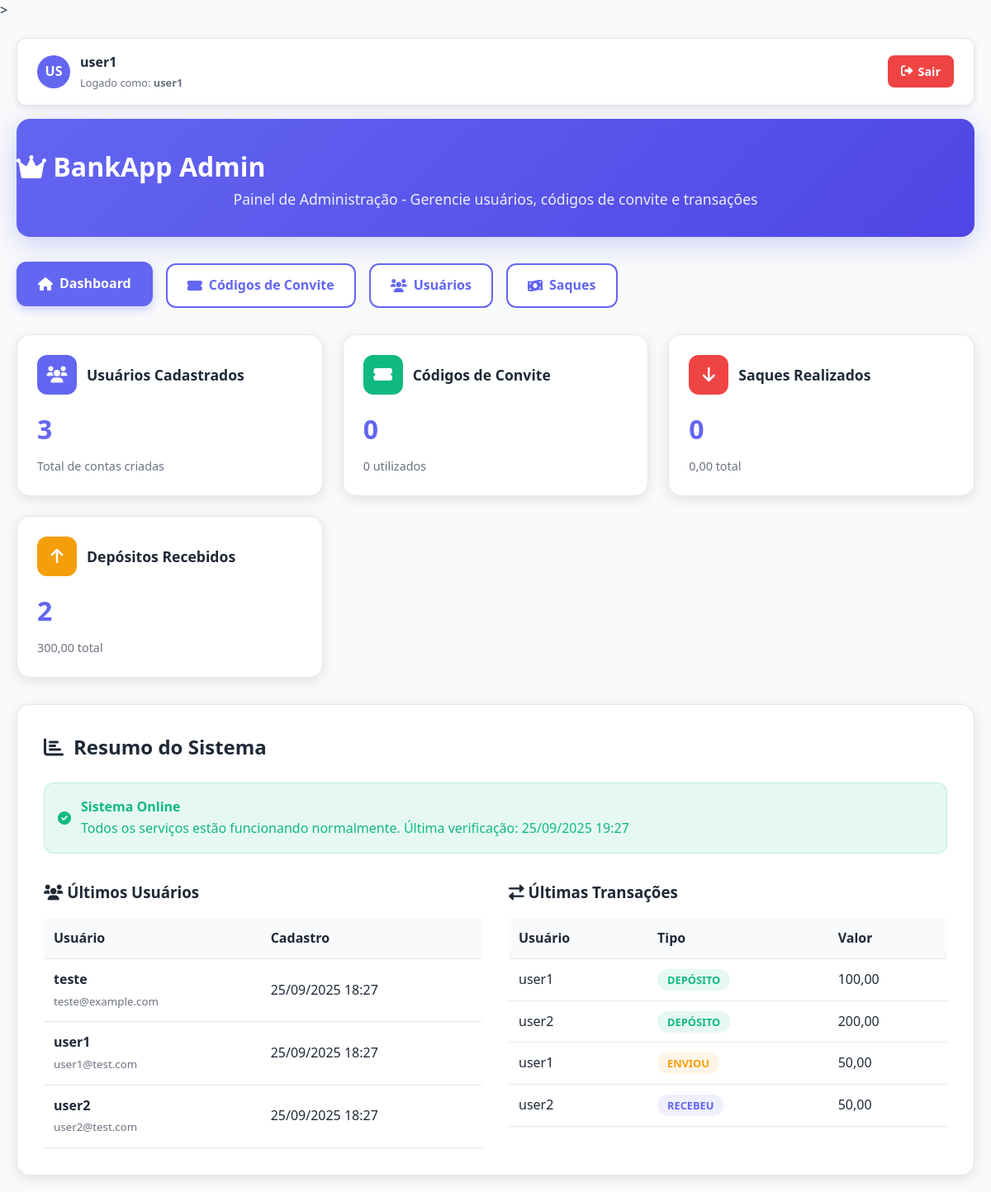
/admin/index.php (signed in), run on the app's committed database.
### tables this page shows
CREATE TABLE `users` (
  `id` varchar(50) NOT NULL,
  `email` varchar(255) NOT NULL UNIQUE,
  `username` varchar(100) NOT NULL,
  `password` varchar(255) NOT NULL,
  `fullName` varchar(255) DEFAULT NULL,
  `cpf_cnpj` varchar(14) DEFAULT NULL,
  `phone` varchar(20) DEFAULT NULL,
  `balance` decimal(10,2) DEFAULT 0.00,
  `asaas_customer_id` varchar(100) DEFAULT NULL,
  `created_at` timestamp DEFAULT CURRENT_TIMESTAMP,
  `updated_at` timestamp DEFAULT CURRENT_TIMESTAMP ON UPDATE CURRENT_TIMESTAMP,
  PRIMARY KEY (`id`),
  UNIQUE KEY `unique_email` (`email`),
  INDEX `idx_asaas_customer_id` (`asaas_customer_id`)
);

CREATE TABLE `transactions` (
  `id` varchar(255) NOT NULL,
  `user_id` varchar(50) NOT NULL,
  `type` enum('deposit','withdraw','transfer_in','transfer_out') NOT NULL,
  `amount` decimal(10,2) NOT NULL,
  `status` varchar(50) NOT NULL,
  `asaas_payment_id` varchar(255) DEFAULT NULL,
  `asaas_transfer_id` varchar(255) DEFAULT NULL,
  `description` text DEFAULT NULL,
  `to_user_email` varchar(255) DEFAULT NULL,
  `from_user_email` varchar(255) DEFAULT NULL,
  `created_at` timestamp DEFAULT CURRENT_TIMESTAMP,
  `updated_at` timestamp DEFAULT CURRENT_TIMESTAMP ON UPDATE CURRENT_TIMESTAMP,
  PRIMARY KEY (`id`),
  FOREIGN KEY (`user_id`) REFERENCES `users`(`id`) ON DELETE CASCADE,
  INDEX `idx_user_id` (`user_id`),
  INDEX `idx_asaas_payment_id` (`asaas_payment_id`),
  INDEX `idx_asaas_transfer_id` (`asaas_transfer_id`),
  INDEX `idx_type` (`type`),
  INDEX `idx_status` (`status`)
);

### admin/config.php (called while the page is built, shortened)
<?php
$host = 'localhost';
$dbname = 'bankapp';
$username = 'root';
$password = '';
try {
    $pdo = new PDO("mysql:host=$host;dbname=$dbname;charset=utf8mb4", $username, $password);
    $pdo->setAttribute(PDO::ATTR_ERRMODE, PDO::ERRMODE_EXCEPTION);
    $pdo->setAttribute(PDO::ATTR_DEFAULT_FETCH_MODE, PDO::FETCH_ASSOC);
    $pdo->exec("SET NAMES utf8mb4 COLLATE utf8mb4_unicode_ci");
    $pdo->exec("SET CHARACTER SET utf8mb4");
    $pdo->exec("SET SESSION collation_connection = 'utf8mb4_unicode_ci'");
} catch(PDOException $e) {
    die("Connection failed: " . $e->getMessage());
}
function formatDate($date) {
    return date('d/m/Y H:i', strtotime($date));
}
function formatMoney($value) {
    return number_format($value, 2, ',', '.');
}
try {
    $pdo->exec("CREATE TABLE IF NOT EXISTS admin_users (
        id INT AUTO_INCREMENT PRIMARY KEY,
        username VARCHAR(50) UNIQUE NOT NULL COLLATE utf8mb4_unicode_ci,
        password VARCHAR(255) NOT NULL COLLATE utf8mb4_unicode_ci,
        name VARCHAR(100) NOT NULL COLLATE utf8mb4_unicode_ci,
        email VARCHAR(100) UNIQUE NOT NULL COLLATE utf8mb4_unicode_ci,
        created_at TIMESTAMP DEFAULT CURRENT_TIMESTAMP,
        last_login TIMESTAMP NULL
    ) ENGINE=InnoDB DEFAULT CHARSET=utf8mb4 COLLATE=utf8mb4_unicode_ci");
    $stmt = $pdo->prepare("SELECT COUNT(*) as count FROM admin_users WHERE username = 'admin'");
    $stmt->execute();
} catch(PDOException $e) {
}
?>

### admin/index.php (the view, shortened to what this page needs)
<?php
require_once 'config.php';
try {
    $stmt = $pdo->query("SELECT t.*, u.username FROM transactions t JOIN users u ON t.user_id = u.id ORDER BY t.created_at DESC LIMIT 5");
    $recent_transactions = $stmt->fetchAll();
} catch(PDOException $e) {
    $error = "Erro ao carregar estatísticas: " . $e->getMessage();
}
?>
<!DOCTYPE html>
<html lang="pt-BR">
<head>
    <link href="https://cdnjs.cloudflare.com/ajax/libs/font-awesome/6.0.0/css/all.min.css" rel="stylesheet">
</head>
<body>
    <?php
    require_once 'config.php';
    $stats = [];
    $stmt = $pdo->query("SELECT COUNT(*) as total FROM users");
    $stats['users'] = $stmt->fetch()['total'];
    $stmt = $pdo->query("SELECT COUNT(*) as total FROM invite_codes");
    $stats['codes'] = $stmt->fetch()['total'];
    $stmt = $pdo->query("SELECT COUNT(*) as total FROM invite_codes WHERE used_at IS NOT NULL");
    $stats['codes_used'] = $stmt->fetch()['total'];
    $stmt = $pdo->query("SELECT COUNT(*) as total FROM transactions WHERE type = 'withdraw'");
    $stats['withdraws'] = $stmt->fetch()['total'];
    $stmt = $pdo->query("SELECT COUNT(*) as total FROM transactions WHERE type = 'deposit'");
    $stats['deposits'] = $stmt->fetch()['total'];
    $stmt = $pdo->query("SELECT SUM(amount) as total FROM transactions WHERE type = 'withdraw'");
    $stats['withdraw_amount'] = $stmt->fetch()['total'] ?? 0;
    $stmt = $pdo->query("SELECT SUM(amount) as total FROM transactions WHERE type = 'deposit'");
    $stats['deposit_amount'] = $stmt->fetch()['total'] ?? 0;
    ?>
    <div class="container">
        <div class="user-header">
            <div class="user-info">
                <div class="user-avatar">
                    <?= strtoupper(substr($_SESSION['admin_name'], 0, 2)) ?>
                </div>
                <div class="user-details">
                    <h3><?= htmlspecialchars($_SESSION['admin_name']) ?></h3>
                    <p>Logado como: <strong><?= htmlspecialchars($_SESSION['admin_username']) ?></strong></p>
                </div>
            </div>
            <a href="?logout=1" class="logout-btn" onclick="return confirm('Deseja realmente sair?')">
                <i class="fas fa-sign-out-alt"></i>
                Sair
            </a>
        </div>
        <div class="header">
            <h1><i class="fas fa-crown"></i> BankApp Admin</h1>
            <p>Painel de Administração - Gerencie usuários, códigos de convite e transações</p>
        </div>
        <nav class="nav">
            <a href="index.php" class="nav-item active">
                <i class="fas fa-home"></i> Dashboard
            </a>
            <a href="invite-codes.php" class="nav-item">
                <i class="fas fa-ticket-alt"></i> Códigos de Convite
            </a>
            <a href="users.php" class="nav-item">
                <i class="fas fa-users"></i> Usuários
            </a>
            <a href="withdrawals.php" class="nav-item">
                <i class="fas fa-money-bill-wave"></i> Saques
            </a>
        </nav>
        <div class="cards-grid">
            <div class="card">
                <div class="card-header">
                    <div class="card-icon users">
                        <i class="fas fa-users"></i>
                    </div>
                    <div class="card-title">Usuários Cadastrados</div>
                </div>
                <div class="card-value"><?= number_format($stats['users']) ?></div>
                <div class="card-subtitle">Total de contas criadas</div>
            </div>
            <div class="card">
                <div class="card-header">
                    <div class="card-icon codes">
                        <i class="fas fa-ticket-alt"></i>
                    </div>
                    <div class="card-title">Códigos de Convite</div>
                </div>
                <div class="card-value"><?= number_format($stats['codes']) ?></div>
                <div class="card-subtitle"><?= number_format($stats['codes_used']) ?> utilizados</div>
            </div>
            <div class="card">
                <div class="card-header">
                    <div class="card-icon withdraws">
                        <i class="fas fa-arrow-down"></i>
                    </div>
                    <div class="card-title">Saques Realizados</div>
                </div>
                <div class="card-value"><?= number_format($stats['withdraws']) ?></div>
                <div class="card-subtitle"><?= formatMoney($stats['withdraw_amount']) ?> total</div>
            </div>
            <div class="card">
                <div class="card-header">
                    <div class="card-icon deposits">
                        <i class="fas fa-arrow-up"></i>
                    </div>
                    <div class="card-title">Depósitos Recebidos</div>
                </div>
                <div class="card-value"><?= number_format($stats['deposits']) ?></div>
                <div class="card-subtitle"><?= formatMoney($stats['deposit_amount']) ?> total</div>
            </div>
        </div>
        <div class="main-content">
            <h2 class="section-title">
                <i class="fas fa-chart-bar"></i>
                Resumo do Sistema
            </h2>
            <div class="alert alert-success">
                <i class="fas fa-check-circle"></i>
                <div>
                    <strong>Sistema Online</strong><br>
                    Todos os serviços estão funcionando normalmente. Última verificação: <?= date('d/m/Y H:i') ?>
                </div>
            </div>
            <div style="display: grid; grid-template-columns: repeat(auto-fit, minmax(300px, 1fr)); gap: 2rem; margin-top: 2rem;">
                <div>
                    <h3 style="margin-bottom: 1rem; color: var(--text-primary);">
                        <i class="fas fa-users"></i> Últimos Usuários
                    </h3>
                    <?php
                    $stmt = $pdo->query("SELECT username, email, created_at FROM users ORDER BY created_at DESC LIMIT 5");
                    $recent_users = $stmt->fetchAll();
                    ?>
                    <?php if (!empty($recent_users)): ?>
                        <table class="table">
                            <thead>
                                <tr>
                                    <th>Usuário</th>
                                    <th>Cadastro</th>
                                </tr>
                            </thead>
                            <tbody>
                                <?php foreach ($recent_users as $user): ?>
                                <tr>
                                    <td>
                                        <strong><?= htmlspecialchars($user['username']) ?></strong><br>
                                        <small style="color: var(--text-secondary);"><?= htmlspecialchars($user['email']) ?></small>
                                    </td>
                                    <td><?= formatDate($user['created_at']) ?></td>
                                </tr>
                                <?php endforeach; ?>
                            </tbody>
                        </table>
                    <?php else: ?>
                        <p style="color: var(--text-secondary); text-align: center; padding: 2rem;">
                            Nenhum usuário cadastrado ainda.
                        </p>
                    <?php endif; ?>
                </div>
                <div>
                    <h3 style="margin-bottom: 1rem; color: var(--text-primary);">
                        <i class="fas fa-exchange-alt"></i> Últimas Transações
                    </h3>
                    <?php
                    $stmt = $pdo->query("SELECT t.*, u.username FROM transactions t LEFT JOIN users u ON t.user_id = u.id ORDER BY t.created_at DESC LIMIT 5");
                    $recent_transactions = $stmt->fetchAll();
                    ?>
                    <?php if (!empty($recent_transactions)): ?>
                        <table class="table">
                            <thead>
                                <tr>
                                    <th>Usuário</th>
                                    <th>Tipo</th>
                                    <th>Valor</th>
                                </tr>
                            </thead>
                            <tbody>
                                <?php foreach ($recent_transactions as $transaction): ?>
                                <tr>
                                    <td><?= htmlspecialchars($transaction['username'] ?? 'N/A') ?></td>
                                    <td>
                                        <?php
                                        $type_colors = [
                                            'deposit' => 'success',
                                            'withdraw' => 'danger',
                                            'transfer_in' => 'primary',
                                            'transfer_out' => 'warning'
                                        ];
                                        $type_names = [
                                            'deposit' => 'Depósito',
                                            'withdraw' => 'Saque',
                                            'transfer_in' => 'Recebeu',
                                            'transfer_out' => 'Enviou'
                                        ];
                                        $color = $type_colors[$transaction['type']] ?? 'primary';
                                        $name = $type_names[$transaction['type']] ?? $transaction['type'];
                                        ?>
                                        <span class="badge badge-<?= $color ?>"><?= $name ?></span>
                                    </td>
                                    <td><?= formatMoney($transaction['amount']) ?></td>
                                </tr>
                                <?php endforeach; ?>
                            </tbody>
                        </table>
                    <?php else: ?>
                        <p style="color: var(--text-secondary); text-align: center; padding: 2rem;">
                            Nenhuma transação registrada ainda.
                        </p>
                    <?php endif; ?>
                </div>
            </div>
        </div>
    </div>
</body>
</html>

### data on the page
users: username "teste", email "teste@example.com", created_at "25/09/2025 18:27"
users: username "user1", email "user1@test.com", created_at "25/09/2025 18:27"
users: username "user2", email "user2@test.com", created_at "25/09/2025 18:27"
transactions: user.username "user1", type "DEPÓSITO", amount "100,00"
transactions: user.username "user2", type "DEPÓSITO", amount "200,00"
transactions: user.username "user1", type "ENVIOU", amount "50,00"
transactions: user.username "user2", type "RECEBEU", amount "50,00"

### other printed values
substr($_SESSION['admin_name'], 0, 2) "US"
$_SESSION['admin_name'] "user1"
$_SESSION['admin_username'] "user1"
$stats['users'] "3"
$stats['codes'] "0"
$stats['codes_used'] "0"
$stats['withdraws'] "0"
formatMoney($stats['withdraw_amount']) "0,00"
$stats['deposits'] "2"
formatMoney($stats['deposit_amount']) "300,00"
